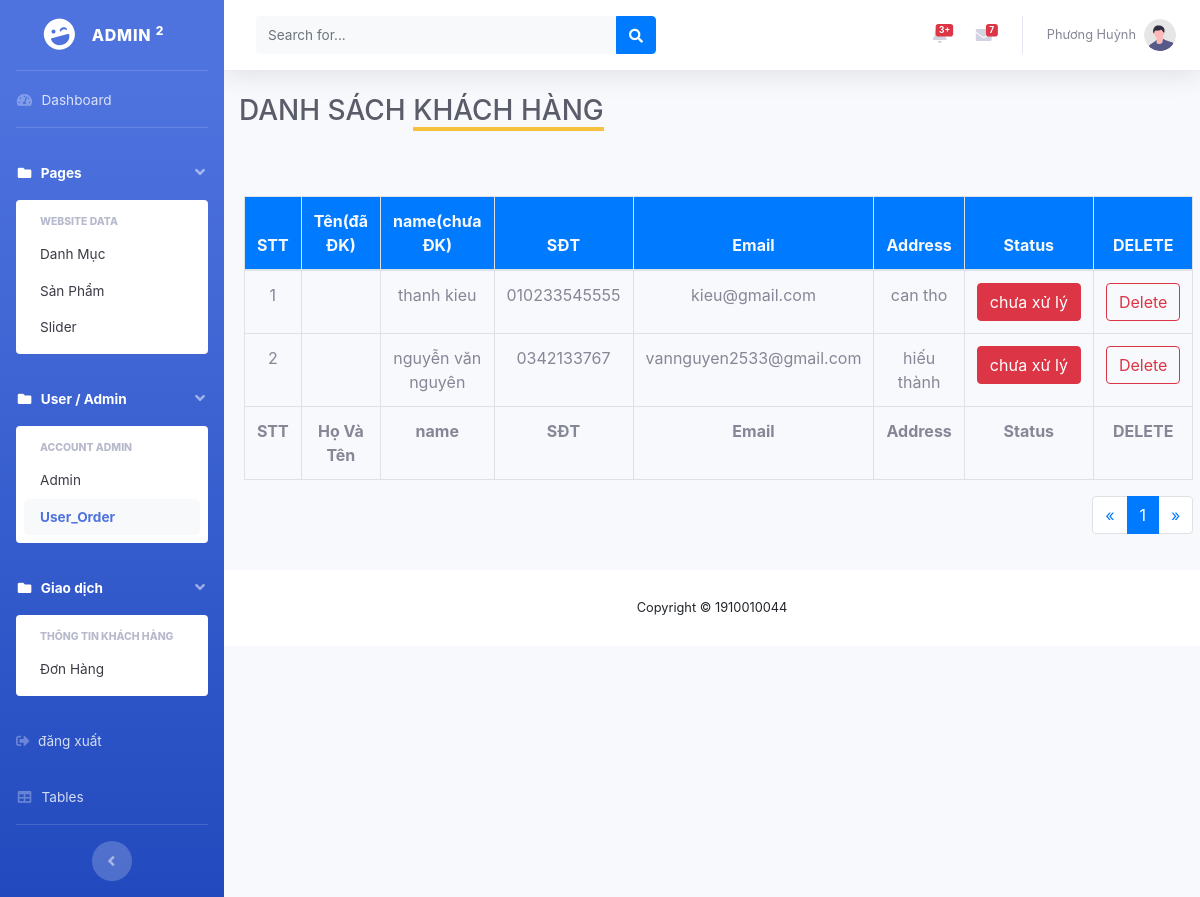
/admin/modules/user_order/index.php (signed in), run on the app's committed database.
### tables this page shows
CREATE TABLE `transaction` (
  `id` int(11) NOT NULL,
  `amount` int(11) DEFAULT NULL,
  `users_id` int(11) DEFAULT NULL,
  `status` tinyint(4) DEFAULT 0,
  `note` text DEFAULT NULL,
  `name` varchar(50) DEFAULT NULL,
  `email` varchar(50) DEFAULT NULL,
  `phone` varchar(50) DEFAULT NULL,
  `address` text DEFAULT NULL,
  `created_at` timestamp NULL DEFAULT current_timestamp() ON UPDATE current_timestamp(),
  `updated_at` timestamp NULL DEFAULT current_timestamp() ON UPDATE current_timestamp()
);

### libraries/Database.php (called while the page is built, shortened)
<?php
    class Database
    {
        public $link;
        public function __construct()
        {
            $this->link = mysqli_connect("localhost","root","","dongho1") or die ();
            mysqli_set_charset($this->link,"utf8");
        }
        public function countTable($table)
        {
            $sql = "SELECT id FROM  {$table}";
            $result = mysqli_query($this->link, $sql) or die("Lỗi Truy Vấn countTable----" .mysqli_error($this->link));
            $num = mysqli_num_rows($result);
            return $num;
        }
         public  function fetchJone($table, $sql, $page = 0, $row, $pagi = false )
        {
            $data = [];
            if ($pagi == true )
            {
                $total = $this->countTable($table);
                $sotrang = ceil($total / $row);
                $start = ($page - 1 ) * $row ;
                $sql .= " LIMIT $start,$row";
                $data = [ "page" => $sotrang];
                $result = mysqli_query($this->link,$sql) or die("Lỗi truy vấn fetchJone ---- " .mysqli_error($this->link));
            }
            else
            {
                $result = mysqli_query($this->link,$sql) or die("Lỗi truy vấn fetchJone ---- " .mysqli_error($this->link));
            }
            if( $result)
            {
                while ($num = mysqli_fetch_assoc($result))
                {
                    $data[] = $num;
                }
            }
            return $data;
        }
    }
?>

### admin/autoload/autoload.php (called while the page is built, shortened)
<?php
        require_once __DIR__.'/../../libraries/Database.php';
        $db = new Database;
?>

### admin/modules/user_order/index.php (the view, shortened to what this page needs)
<?php
    require_once __DIR__ . '/../../autoload/autoload.php';
    if(isset($_GET['page']))
    {
        $p = $_GET['page'];
    }
    else
    {
        $p = 1;
    }
    $sql = "SELECT transaction.*, users.name as nameuser FROM transaction LEFT JOIN users ON users.id = transaction.users_id ORDER BY ID DESC";
    $transaction = $db->fetchJone('transaction', $sql, $p, 10, true);
    if(isset($transaction['page']))
    {
        $sotrang = $transaction['page'];
        unset($transaction['page']);
    }
?>
<?php   require_once __DIR__ . '/../../layouts/header.php'?>
    <div class="container-fluid">
        <h1 class="h3 text-gray-800">DANH SÁCH <span class="border-bottom-warning">KHÁCH HÀNG</span></h1>
    <div class="row">
        <div class="card-body">
        </div>
        <?php require_once __DIR__.'/../../../partials/notification.php' ?>
    </div>
    <div class="row">
        <div class="card-body">
            <div class="table-responsive">
                <table class="table table-bordered" id="dataTable" width="100%" cellspacing="0">
                    <thead class="bg-primary text-light">
                        <tr class="text-center">
                            <th>STT</th>
                            <th>Tên(đã ĐK)</th>
                            <th>name(chưa ĐK)</th>
                            <th>SĐT</th>
                            <th>Email</th>
                            <th>Address</th>
                            <th>Status</th>
                            <th>DELETE</th>
                        </tr>
                    </thead>
                    <tfoot>
                        <tr class="text-center">
                        <th>STT</th>
                            <th>Họ Và Tên</th>
                            <th>name</th>
                            <th>SĐT</th>
                            <th>Email</th>
                            <th>Address</th>
                            <th>Status</th>
                            <th>DELETE</th>
                        </tr>
                    </tfoot>
                    <tbody>
                        <?php $stt= 1; foreach ($transaction as $item) :?>
                        <tr class="text-center">
                            <td><?php echo $stt?></td>
                            <td><?php echo $item['nameuser'] ?></td>
                            <td><?php echo $item['name']; ?></td>
                            <td><?php echo $item['phone'] ?></td>
                            <td><?php echo $item['email'] ?></td>
                            <td><?php echo $item['address'] ?></td>
                            <th>
                                <a href="status.php?id=<?php echo $item['id']; ?>" class="btn btn-xs <?php echo $item['status'] == 0 ? 'btn-danger' : 'btn-info'; ?>"><?php echo $item['status'] == 0 ? 'chưa xử lý' : 'đã xử lý'; ?></a>
                            </th>
                            <td><a class="btn btn-outline-danger" href="delete.php?id=<?php echo $item['id'] ?>"> Delete </a></td>
                        </tr>
                        <?php $stt++;  endforeach; ?>
                    </tbody>
                </table>
                <div class="pull-right">
                    <nav aria-label="Page navigation example">
                        <ul class="pagination float-right">
                            <li class="page-item">
                                <a class="page-link" href="#" aria-label="Previous">
                                <span aria-hidden="true">&laquo;</span>
                                </a>
                            </li>
                            <?php for($i = 1 ; $i <=  $sotrang ; $i++ ) : ?>
                                <?php
                                    if(isset($_GET['page']))
                                    {
                                        $p = $_GET['page'];
                                    }
                                    else
                                    {
                                        $p = 1;
                                    }
                                ?>
                                <li class="page-item <?php echo ( $i == $p ) ? 'active' : ''; ?>">
                                    <a class="page-link" href="?page=<?php echo $i; ?>"><?php echo $i; ?></a>
                                </li>
                            <?php endfor; ?>
                            <li class="page-item">
                                <a class="page-link" href="#" aria-label="Next">
                                <span aria-hidden="true">&raquo;</span>
                                </a>
                            </li>
                        </ul>
                    </nav>
                </div>
            </div>
        </div>
    </div>
    </div>
<?php   require_once __DIR__ . '/../../layouts/footer.php'?>

### data on the page
transaction: name "thanh kieu", phone "010233545555", email "kieu@gmail.com", address "can tho", status "chưa xử lý"
transaction: name "nguyễn văn nguyên", phone "0342133767", email "vannguyen2533@gmail.com", address "hiếu thành", status "chưa xử lý"

### other printed values
$_SESSION['admin_name'] "Phương Huỳnh"
